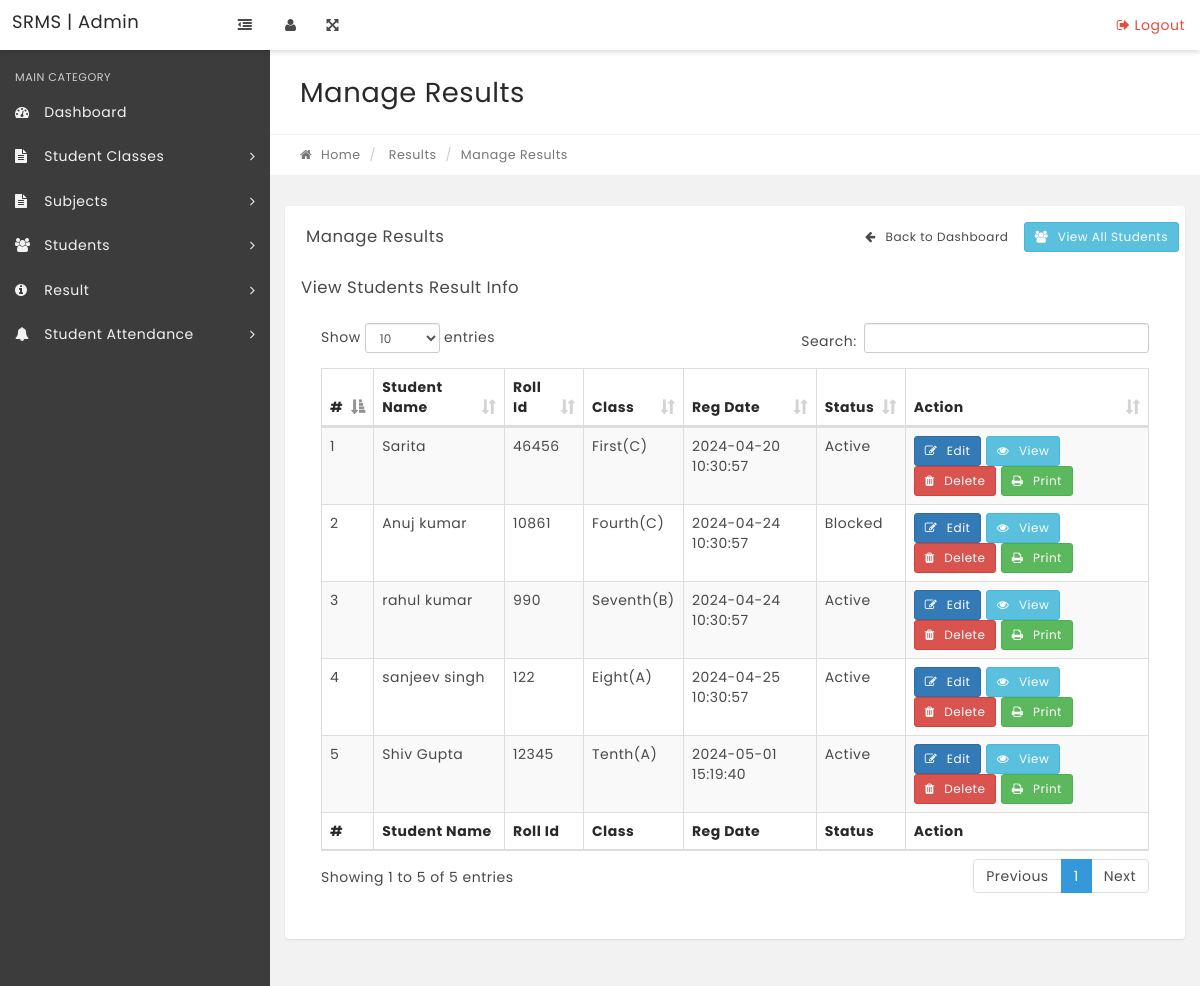
Screenshot of /modules/results/manage-results.php with the database file from the repository.
### tables this page shows
CREATE TABLE `tblstudents` (
  `StudentId` int(11) NOT NULL,
  `StudentName` varchar(100) DEFAULT NULL,
  `RollId` varchar(100) DEFAULT NULL,
  `StudentEmail` varchar(100) DEFAULT NULL,
  `Gender` varchar(10) DEFAULT NULL,
  `DOB` varchar(100) DEFAULT NULL,
  `ClassId` int(11) DEFAULT NULL,
  `RegDate` timestamp NULL DEFAULT current_timestamp(),
  `UpdationDate` timestamp NULL DEFAULT NULL,
  `Status` int(1) DEFAULT NULL
);

### modules/results/manage-results.php (the view, shortened to what this page needs)
<?php
include('../../includes/config.php');
if(strlen($_SESSION['alogin'])=="")
    {
    header("Location: ../../index.php");
    }
    else{
?>
<!DOCTYPE html>
<html lang="en">
    <head>
        <link rel="stylesheet" href="../../css/bootstrap.min.css" media="screen" >
        <link rel="stylesheet" href="../../css/font-awesome.min.css" media="screen" >
        <link rel="stylesheet" href="../../css/animate-css/animate.min.css" media="screen" >
        <link rel="stylesheet" href="../../css/lobipanel/lobipanel.min.css" media="screen" >
        <link rel="stylesheet" href="../../css/prism/prism.css" media="screen" >
        <link rel="stylesheet" type="text/css" href="../../js/DataTables/datatables.min.css"/>
        <link rel="stylesheet" href="../../css/main.css" media="screen" >
    </head>
    <body class="top-navbar-fixed">
        <div class="main-wrapper">
   <?php include('../../includes/topbar.php');?>
            <div class="content-wrapper">
                <div class="content-container">
<?php include('../../includes/leftbar.php');?>
                    <div class="main-page">
                        <div class="container-fluid">
                            <div class="row page-title-div">
                                <div class="col-md-6">
                                    <h2 class="title">Manage Results</h2>
                                </div>
                            </div>
                            <div class="row breadcrumb-div">
                                <div class="col-md-6">
                                    <ul class="breadcrumb">
            							<li><a href="../../dashboard.php"><i class="fa fa-home"></i> Home</a></li>
                                        <li> Results</li>
            							<li class="active">Manage Results</li>
            						</ul>
                                </div>
                            </div>
                        </div>
                        <section class="section">
                            <div class="container-fluid">
                                <div class="row">
                                    <div class="col-md-12">
                                        <div class="panel">
                                            <div class="panel-heading">
                                                <div class="panel-title">
                                                    <h5>Manage Results</h5>
                                                </div>
                                                <div class="text-right" style="margin-top: -30px;">
                                                    <a href="../../dashboard.php" class="btn btn-secondary btn-sm">
                                                        <i class="fa fa-arrow-left"></i> Back to Dashboard
                                                    </a>
                                                    <a href="../students/manage-students.php" class="btn btn-info btn-sm">
                                                        <i class="fa fa-users"></i> View All Students
                                                    </a>
                                                </div>
                                            </div>
                                            <div class="panel-body">
                                                <div class="panel-title">
                                                    <h5>View Students Result Info</h5>
                                                </div>
                                            <div class="panel-body p-20">
                                                <table id="example" class="display table table-striped table-bordered" cellspacing="0" width="100%">
                                                    <thead>
                                                        <tr>
                                                            <th>#</th>
                                                            <th>Student Name</th>
                                                            <th>Roll Id</th>
                                                            <th>Class</th>
                                                            <th>Reg Date</th>
                                                            <th>Status</th>
                                                            <th>Action</th>
                                                        </tr>
                                                    </thead>
                                                    <tfoot>
                                                        <tr>
                                                          <th>#</th>
                                                            <th>Student Name</th>
                                                            <th>Roll Id</th>
                                                            <th>Class</th>
                                                            <th>Reg Date</th>
                                                            <th>Status</th>
                                                            <th>Action</th>
                                                        </tr>
                                                    </tfoot>
                                                    <tbody>
<?php $sql = "SELECT  distinct tblstudents.StudentName,tblstudents.RollId,tblstudents.RegDate,tblstudents.StudentId,tblstudents.Status,tblclasses.ClassName,tblclasses.Section from tblresult join tblstudents on tblstudents.StudentId=tblresult.StudentId  join tblclasses on tblclasses.id=tblresult.ClassId";
$query = $dbh->prepare($sql);
$query->execute();
$results=$query->fetchAll(PDO::FETCH_OBJ);
$cnt=1;
if($query->rowCount() > 0)
{
foreach($results as $result)
{   ?>
<tr>
 <td><?php echo htmlentities($cnt);?></td>
                                                            <td><?php echo htmlentities($result->StudentName);?></td>
                                                            <td><?php echo htmlentities($result->RollId);?></td>
                                                            <td><?php echo htmlentities($result->ClassName);?>(<?php echo htmlentities($result->Section);?>)</td>
                                                            <td><?php echo htmlentities($result->RegDate);?></td>
                                                             <td><?php if($result->Status==1){
echo htmlentities('Active');
}
else{
   echo htmlentities('Blocked');
}
                                                                ?></td>
<td>
    <a href="edit-result.php?stid=<?php echo htmlentities($result->StudentId); ?>" class="btn btn-primary btn-sm">
        <i class="fa fa-edit"></i> Edit
    </a>
    <a href="view-result.php?stid=<?php echo htmlentities($result->StudentId); ?>" class="btn btn-info btn-sm">
        <i class="fa fa-eye"></i> View
    </a>
    <a href="delete-result.php?stid=<?php echo htmlentities($result->StudentId); ?>" class="btn btn-danger btn-sm" onclick="return confirm('Are you sure you want to delete this result?');">
        <i class="fa fa-trash"></i> Delete
    </a>
    <a href="print-result.php?stid=<?php echo htmlentities($result->StudentId); ?>" class="btn btn-success btn-sm" target="_blank">
        <i class="fa fa-print"></i> Print
    </a>
</td>
</tr>
<?php $cnt=$cnt+1;}} ?>
                                                    </tbody>
                                                </table>
                                            </div>
                                        </div>
                                    </div>
                                                </div>
                                            </div>
                                        </div>
                                    </div>
                                </div>
                            </div>
                    </div>
    </body>
</html>
<?php } ?>

### rows the page displays
tblstudents: StudentName "Sarita", RollId "46456", ClassName "First", Section "C", RegDate "2024-04-20 10:30:57"
tblstudents: StudentName "Anuj kumar", RollId "10861", ClassName "Fourth", Section "C", RegDate "2024-04-24 10:30:57"
tblstudents: StudentName "rahul kumar", RollId "990", ClassName "Seventh", Section "B", RegDate "2024-04-24 10:30:57"
tblstudents: StudentName "sanjeev singh", RollId "122", ClassName "Eight", Section "A", RegDate "2024-04-25 10:30:57"
tblstudents: StudentName "Shiv Gupta", RollId "12345", ClassName "Tenth", Section "A", RegDate "2024-05-01 15:19:40"
